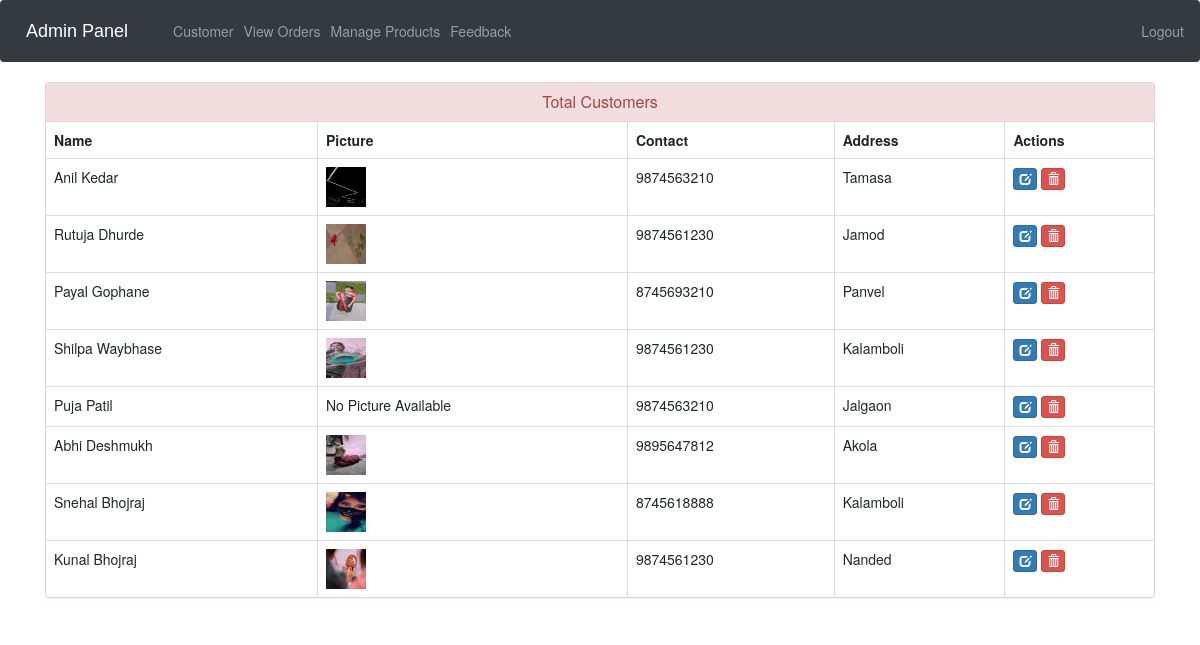
/view-customer (signed in), run on the app's committed database.
### ecom/models.py (models this page shows, shortened)
class Customer(models.Model):
    user=models.OneToOneField(User,on_delete=models.CASCADE)
    profile_pic= models.ImageField(upload_to='profile_pic/CustomerProfilePic/',null=True,blank=True)
    address = models.CharField(max_length=50)
    mobile = models.CharField(max_length=10,null=False)
    @property
    def get_name(self):
        return self.user.first_name+" "+self.user.last_name

### ecom/views.py (the view)
# urls.py: path('view-customer', views.view_customer_view,name='view-customer'),
@login_required(login_url='adminlogin')
def view_customer_view(request):
    customers=models.Customer.objects.all()
    return render(request,'ecom/view_customer.html',{'customers':customers})

### templates/ecom/view_customer.html (shortened to what this page needs)
{% extends 'ecom/admin_base.html' %}
{% load static %}
{% block content %}
<head>
  <link href="//netdna.bootstrapcdn.com/bootstrap/3.0.0/css/bootstrap.min.css" rel="stylesheet" id="bootstrap-css">
</head>
<div class="container">
  <div class="panel panel-danger">
    <div class="panel-heading">
      <h6 class="panel-title">Total Customers</h6>
    </div>
    <table class="table table-hover table-bordered" id="dev-table">
      <thead>
        <tr>
          <th>Name</th>
          <th>Picture</th>
          <th>Contact</th>
          <th>Address</th>
          <th>Actions</th>
        </tr>
      </thead>
      {% for c in customers %}
      <tr>
        <td> {{c.get_name}}</td>
        <td>
          {% if c.profile_pic %}
              <img src="{% static c.profile_pic.url %}" alt="Profile Pic" height="40px" width="40px" />
          {% else %}
              No Picture Available
          {% endif %}
      </td>
        <td>{{c.mobile}}</td>
        <td>{{c.address}}</td>
        <td><a class="btn btn-primary btn-xs" href="{% url 'update-customer' c.id  %}"><span class="glyphicon glyphicon-edit"></span></a>
        <a class="btn btn-danger btn-xs" href="{% url 'delete-customer' c.id  %}"><span class="glyphicon glyphicon-trash"></span></a></td>
      </tr>
      {% endfor %}
    </table>
  </div>
</div>
{% endblock content %}

### templates/ecom/view_customer.html (style rules this page uses)
a:link { text-decoration: none; }
h6 { text-align: center; }

### data on the page
Customer: get_name "Anil Kedar", profile_pic (picture), mobile "9874563210", address "Tamasa"
Customer: get_name "Rutuja Dhurde", profile_pic (picture), mobile "9874561230", address "Jamod"
Customer: get_name "Payal Gophane", profile_pic (picture), mobile "8745693210", address "Panvel"
Customer: get_name "Shilpa Waybhase", profile_pic (picture), mobile "9874561230", address "Kalamboli"
Customer: get_name "Puja Patil", profile_pic "No Picture Available", mobile "9874563210", address "Jalgaon"
Customer: get_name "Abhi Deshmukh", profile_pic (picture), mobile "9895647812", address "Akola"
Customer: get_name "Snehal Bhojraj", profile_pic (picture), mobile "8745618888", address "Kalamboli"
Customer: get_name "Kunal Bhojraj", profile_pic (picture), mobile "9874561230", address "Nanded"
